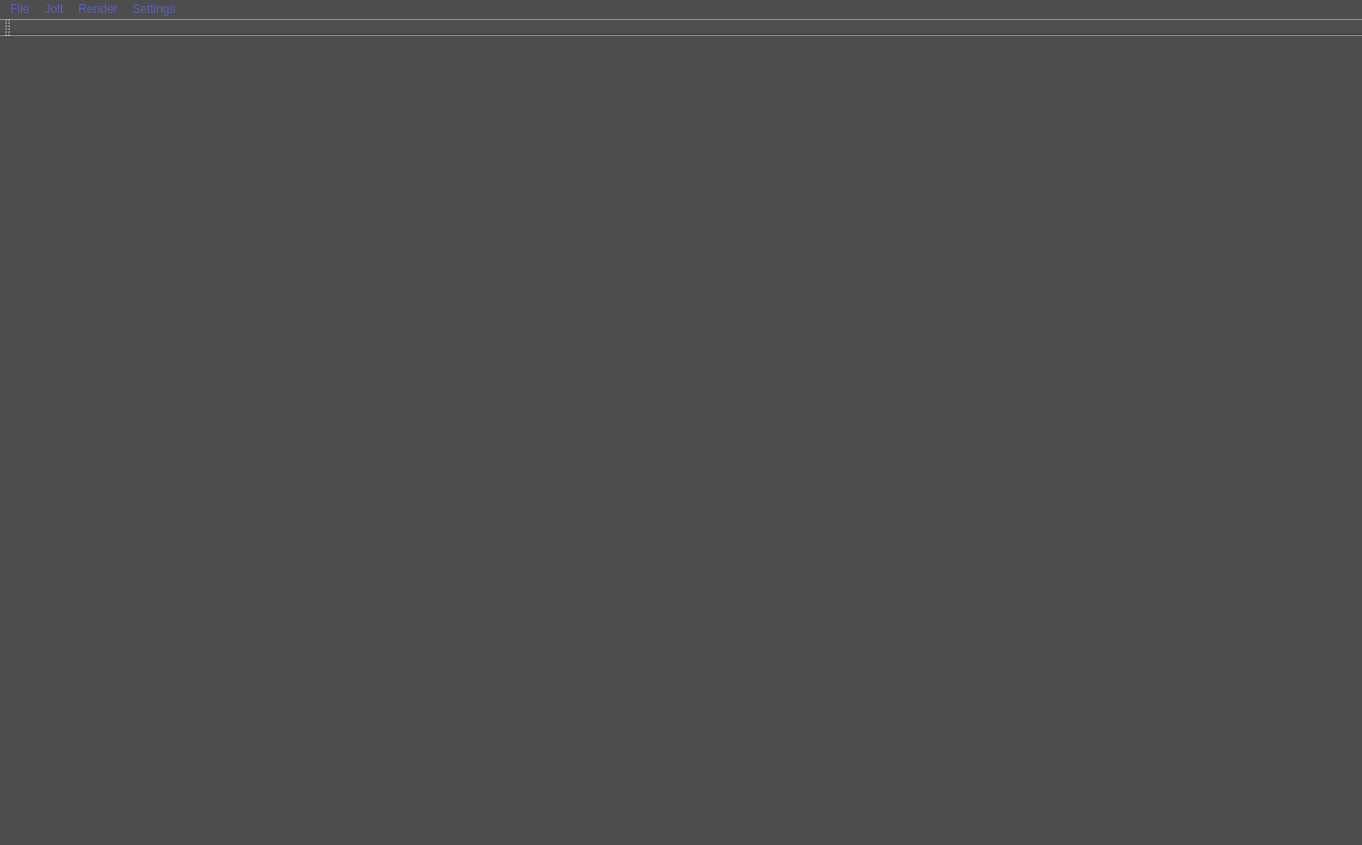
<?xml version="1.0" encoding="UTF-8"?>
<ui version="4.0">
 <class>JDGuiClass</class>
 <widget class="QMainWindow" name="JDGuiClass">
  <property name="geometry">
   <rect>
    <x>0</x>
    <y>0</y>
    <width>1362</width>
    <height>845</height>
   </rect>
  </property>
  <property name="windowTitle">
   <string>JDGui</string>
  </property>
  <property name="windowIcon">
   <iconset>
    <normaloff>../../assets/LogoSmall.png</normaloff>../../assets/LogoSmall.png</iconset>
  </property>
  <property name="styleSheet">
   <string notr="true">background-color: rgb(77, 77, 77);
color: rgb(90, 96, 184);</string>
  </property>
  <widget class="QWidget" name="centralWidget"/>
  <widget class="QToolBar" name="mainToolBar">
   <attribute name="toolBarArea">
    <enum>TopToolBarArea</enum>
   </attribute>
   <attribute name="toolBarBreak">
    <bool>false</bool>
   </attribute>
  </widget>
  <widget class="QStatusBar" name="statusBar"/>
  <widget class="QMenuBar" name="menuBar">
   <property name="geometry">
    <rect>
     <x>0</x>
     <y>0</y>
     <width>1362</width>
     <height>21</height>
    </rect>
   </property>
   <widget class="QMenu" name="menuFile">
    <property name="title">
     <string>File</string>
    </property>
   </widget>
   <widget class="QMenu" name="menuJolt">
    <property name="title">
     <string>Jolt</string>
    </property>
   </widget>
   <widget class="QMenu" name="menuRender">
    <property name="title">
     <string>Render</string>
    </property>
   </widget>
   <widget class="QMenu" name="menuSettings">
    <property name="title">
     <string>Settings</string>
    </property>
   </widget>
   <addaction name="menuFile"/>
   <addaction name="menuJolt"/>
   <addaction name="menuRender"/>
   <addaction name="menuSettings"/>
  </widget>
 </widget>
 <layoutdefault spacing="6" margin="11"/>
 <resources>
  <include location="../JDebug/JDGui/jdgui.qrc"/>
 </resources>
 <connections/>
</ui>
